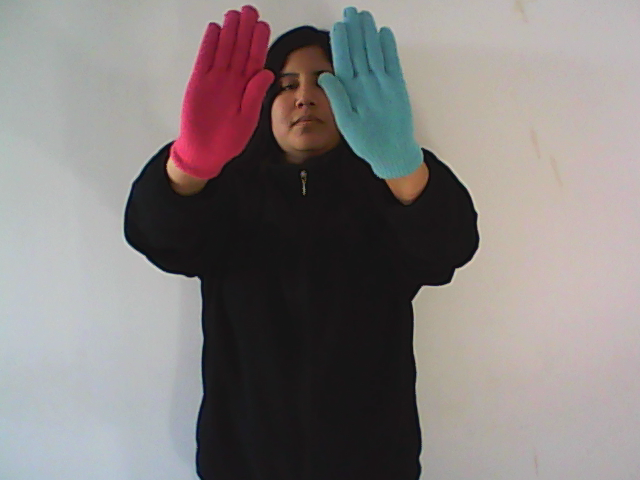
#> input picture lsa16_raw/10_8_1.png, 640 x 480 px; its folder holds 4 pictures in this run
$ jupyter execute --allow-errors Investigacion_LSA16.ipynb
#> lines starting #> are read from the running program, lines starting #| are printed output that depends on the picture; after the words box and inside, x2 and y2 are one past the last pixel; in counts of white or black regions, pixels touching at a corner belong together
# Reconocimiento de Configuraciones Manuales en la Lengua de Señas Argentina
## Comparación entre Clasificación CNN y Detección con YOLOv8 sobre el Dataset LSA16

---

| Campo | Detalle |
|---|---|
| **Materia** | Redes Neuronales |
| **Integrantes** | Julian Santiago Gonzalez Avendaño, Agustin Garcia Smith |
| **Dataset** | LSA16 — Quiroga et al., UNLP (2016, 2017) |
| **Referencia principal** | Quiroga et al. *"A Study of Convolutional Architectures for Handshape Recognition applied to Sign Language"*, CACIC 2017 |
| **Año** | 2026 |

---

## Resumen

Este trabajo reproduce y extiende los experimentos de Quiroga et al. (2017) sobre reconocimiento de configuraciones manuales (*handshapes*) de la Lengua de Señas Argentina usando el dataset LSA16.

El paper de referencia demostró que la **pre-segmentación de la mano** produce un salto de precisión de +12.64 puntos porcentuales (de 83.54% a 96.18% con LeNet). Sin embargo, ese pipeline requería **condiciones de laboratorio controladas**: guantes fluorescentes, fondo blanco e iluminación uniforme.

Nuestra pregunta de investigación es:

> *¿Es posible reemplazar ese costoso paso de segmentación manual con un modelo de detección de objetos moderno (YOLOv8), habilitando así el reconocimiento en condiciones no controladas?*

Para responderla, diseñamos un experimento en tres etapas:
1. **Replicación del baseline**: Entrenamos LeNetLSA16 sobre las imágenes ya segmentadas del dataset (condición ideal del paper).
2. **Demostración de la degradación**: Entrenamos el mismo modelo sobre las imágenes completas con fondo (condición "raw" del paper).
3. **Propuesta YOLO** *(Fase 3)*: Entrenamos YOLOv8 para detectar y clasificar la mano directamente sobre la imagen completa, sin segmentación previa.

---

## Fase 1: Exploración y Preprocesamiento del Dataset LSA16

### 1.1 Descripción del Dataset

El dataset **LSA16** fue presentado por Ronchetti et al. (2016) y utilizado como benchmark en Quiroga et al. (2017). Contiene las **16 configuraciones manuales (*handshapes*) más frecuentes** del léxico de la LSA.

> **Nota terminológica importante:** Las clases de LSA16 **no son letras del abecedario**. Son *handshapes*, es decir, configuraciones estáticas de la mano que, combinadas con movimiento, forman señas con significado semántico completo.

| Índice | Nombre de la clase | Descripción |
|---|---|---|
| 0 | **Five** | Mano abierta, cinco dedos extendidos |
| 1 | **Four** | Cuatro dedos extendidos |
| 2 | **Horns** | Cuernos / gesto de rock |
| 3 | **Curve** | Mano curva |
| 4 | **Fingers together** | Dedos juntos ("montoncito") |
| 5 | **Double** | Doble |
| 6 | **Hook** | Gancho |
| 7 | **Index** | Solo el dedo índice extendido |
| 8 | **L** | Forma de letra L |
| 9 | **Flat Hand** | Mano plana |
| 10 | **Mitten** | Manopla (dedos juntos, rectos) |
| 11 | **Beak** | Pico |
| 12 | **Thumb** | Pulgar arriba |
| 13 | **Fist** | Puño cerrado |
| 14 | **Telephone** | Gesto de "Shaka" / teléfono |
| 15 | **V** | Forma de V / gesto de paz |

**Composición:** 16 clases × 10 sujetos × 5 repeticiones = **800 imágenes** (Sección 2.1, Quiroga et al. 2017).

**Condiciones de captura:** Los sujetos utilizaron **guantes de colores fluorescentes** sobre fondo blanco con iluminación controlada (Sección 2.1, paper 2016). Las imágenes muestran a la persona desde los hombros hacia arriba, con **ambas manos** realizando la configuración simultáneamente.

### 1.2 Estructura de los archivos del dataset

El dataset contiene dos carpetas:

| Carpeta | Contenido | Tamaño |
|---|---|---|
| `lsa16_raw/` | Fotos originales en color (RGB), 640×480 px | 800 archivos |
| `lsa16_segmented_right_hand/` | Crops de la **mano derecha** ya segmentada, escala de grises | 800 archivos |

**Un detalle clave descubierto en la exploración:** Las imágenes en `lsa16_segmented_right_hand` **no son del mismo tamaño que las raw**. Son *recortes independientes* de la mano derecha, con dimensiones variables (aproximadamente 90–260 px). El nombre del archivo es idéntico al correspondiente en `lsa16_raw`.

Esto tiene dos implicaciones importantes:

1. **Para el experimento "segmented"**: La imagen segmentada de la mano *ya es la imagen recortada*. Solo hay que redimensionarla y usarla directamente como entrada a la CNN.
2. **Para el experimento "raw"**: Usamos la imagen completa 640×480.
3. **Para YOLO**: Necesitamos las coordenadas de la mano **dentro de la imagen raw** (640×480). Las extraemos detectando los guantes fluorescentes por color.

**Decisión de diseño sobre las dos manos:** Dado que el dataset solo provee la segmentación de la mano *derecha* (`lsa16_segmented_right_hand`), utilizamos únicamente esa mano como unidad de clasificación. Esto es consistente con el dataset oficial y con Quiroga et al. (2017).

[cell 1]
# ─────────────────────────────────────────────────────────────────────────────
# CELDA 1 — Librerías e importaciones
# ─────────────────────────────────────────────────────────────────────────────
import os
import cv2
import glob
import random
import shutil
import numpy as np
import matplotlib.pyplot as plt
import matplotlib.patches as patches

print("✅ Librerías cargadas.")

# Diccionario de las 16 clases del dataset LSA16 (Quiroga et al., 2017)
LSA16_CLASSES = {
    0:  "Five (mano abierta)",
    1:  "Four (cuatro dedos)",
    2:  "Horns (cuernos)",
    3:  "Curve (mano curva)",
    4:  "Fingers together",
    5:  "Double",
    6:  "Hook (gancho)",
    7:  "Index (índice)",
    8:  "L",
    9:  "Flat Hand (mano plana)",
    10: "Mitten (manopla)",
    11: "Beak (pico)",
    12: "Thumb (pulgar)",
    13: "Fist (puño)",
    14: "Telephone (shaka)",
    15: "V (paz)"
}
LSA16_NAMES = [v.split(' ')[0] for v in LSA16_CLASSES.values()]

RAW_DIR  = 'lsa16_raw'
MASK_DIR = 'lsa16_segmented_right_hand'
OUT_DIR  = 'dataset_yolo'

print(f"   Clases: {LSA16_NAMES}")

### 1.3 Exploración visual del dataset

Antes de cualquier preprocesamiento, visualizamos ejemplos de ambas carpetas para entender la estructura real de los datos. Esto es una práctica de rigor en cualquier proyecto de Machine Learning: nunca asumir el contenido de un dataset sin verificarlo empíricamente.

[cell 2]
# ─────────────────────────────────────────────────────────────────────────────
# CELDA 2 — Exploración visual: raw vs. segmentada para 6 clases
# ─────────────────────────────────────────────────────────────────────────────

clases_muestra = [1, 3, 5, 8, 11, 14]
fig, axes = plt.subplots(2, 6, figsize=(18, 6))
fig.suptitle('Fig. 1 — Contenido del dataset LSA16\n'
             'Fila superior: imagen raw (640×480). Fila inferior: mano derecha segmentada (tamaño variable).',
             fontsize=12, fontweight='bold')

axes[0][0].set_ylabel('Raw (lsa16_raw)', fontsize=9, fontweight='bold')
axes[1][0].set_ylabel('Segmentada (lsa16_segmented_right_hand)', fontsize=9, fontweight='bold')

#> (the rest of this cell did not finish here and is left out)

### 1.4 Estrategia de preprocesamiento

Como se puede observar en la Fig. 1, las imágenes segmentadas **ya contienen solo la región de la mano derecha**, sin el fondo. Son el resultado del pipeline de normalización descrito en la Sección 2.2 del paper 2016 (rotación canónica, corrección de inversión, recorte). Por lo tanto, **las usamos directamente como entrada a la CNN en el experimento "segmentado"**.

Para el experimento YOLO, necesitamos las coordenadas de la mano dentro de la imagen **raw** (640×480). Las calculamos detectando los guantes fluorescentes por umbralización de color en el espacio HSV: los guantes tienen alta saturación y matiz distintivo, lo que permite aislarlos del fondo blanco con alta fiabilidad.

**Sobre la normalización de coordenadas YOLO:** El formato YOLO espera coordenadas normalizadas por las dimensiones de la **imagen raw** (640×480), no por las de la máscara. Esta distinción es crítica para que YOLO entrene correctamente.

[cell 3]
# ─────────────────────────────────────────────────────────────────────────────
# CELDA 3 — Función: detectar bbox del guante en la imagen raw por color HSV
# ─────────────────────────────────────────────────────────────────────────────

def get_bbox_from_raw_hsv(raw_path, saturation_threshold=80):
    """
    Detecta la bounding box del guante fluorescente en la imagen raw (640×480)
    usando umbralización de saturación en el espacio de color HSV.

    El guante fluorescente tiene saturación muy alta (>80 en escala 0-255),
    mientras que el fondo blanco tiene saturación ~0. Esto permite aislar
    la región del guante sin necesidad de la máscara de segmentación.

    Como la persona muestra AMBAS manos, la bbox resultante cubre las dos.
    Para YOLO esto es aceptable: le indicamos dónde está la 'zona de señas'.
    Para la CNN (experimento raw), usamos la imagen completa sin recortar.

    Retorna:
        (xc_norm, yc_norm, w_norm, h_norm) normalizados respecto a 640×480,
        o None si no se detecta guante.
    """
    raw_bgr = cv2.imread(raw_path)
    if raw_bgr is None:
        return None

    hsv = cv2.cvtColor(raw_bgr, cv2.COLOR_BGR2HSV)
    # Máscara de píxeles con saturación alta (guante fluorescente)
    sat_mask = (hsv[:, :, 1] > saturation_threshold).astype(np.uint8) * 255

    # Operaciones morfológicas para rellenar huecos y eliminar ruido pequeño
    kernel = cv2.getStructuringElement(cv2.MORPH_RECT, (5, 5))
    sat_mask = cv2.morphologyEx(sat_mask, cv2.MORPH_CLOSE, kernel)
    sat_mask = cv2.morphologyEx(sat_mask, cv2.MORPH_OPEN, kernel)

    y_coords, x_coords = np.where(sat_mask > 0)
    if len(y_coords) == 0:
        return None

    x_min, x_max = x_coords.min(), x_coords.max()
    y_min, y_max = y_coords.min(), y_coords.max()

    h_img, w_img = raw_bgr.shape[:2]
    xc = (x_min + x_max) / 2 / w_img
    yc = (y_min + y_max) / 2 / h_img
    w  = (x_max - x_min) / w_img
    h  = (y_max - y_min) / h_img

    return xc, yc, w, h


print("✅ Función de detección por color HSV definida.")

### 1.5 Verificación visual del método de detección

Verificamos que el método HSV detecta correctamente la región de los guantes en varias clases antes de aplicarlo masivamente.

[cell 4]
# ─────────────────────────────────────────────────────────────────────────────
# CELDA 4 — Verificación visual de la detección HSV en 6 ejemplos
# ─────────────────────────────────────────────────────────────────────────────

fig, axes = plt.subplots(2, 6, figsize=(18, 6))
fig.suptitle('Fig. 2 — Verificación del método HSV para detección de guantes\n'
             'Fila superior: imagen raw con bbox detectada. Fila inferior: máscara de saturación.',
             fontsize=12, fontweight='bold')

axes[0][0].set_ylabel('Raw + BBox detectada', fontsize=9, fontweight='bold')
axes[1][0].set_ylabel('Máscara de saturación HSV', fontsize=9, fontweight='bold')

#> (the rest of this cell did not finish here and is left out)

Si la figura muestra los bounding boxes (verde) envolviendo correctamente ambas manos en todos los ejemplos, el método HSV es válido para generar las anotaciones de YOLO.

### 1.6 Pipeline de preprocesamiento completo

Ejecutamos el pipeline sobre las 800 imágenes para generar el dataset en formato YOLO.

**División del dataset:** Usamos una partición fija 70% / 15% / 15% con semilla `42` para reproducibilidad. A diferencia del esquema de validación cruzada de Quiroga et al. (2017), elegimos una partición fija porque:
1. Permite comparar CNN y YOLOv8 sobre **exactamente los mismos datos**.
2. Provee un conjunto de validación independiente del test para monitorear el entrenamiento.
3. Es el estándar en la comunidad de deep learning moderno (cf. LeCun et al., 2015).

[cell 5]
# ─────────────────────────────────────────────────────────────────────────────
# CELDA 5 — Pipeline completo: detección HSV + división del dataset
# ─────────────────────────────────────────────────────────────────────────────

if os.path.exists(OUT_DIR):
    shutil.rmtree(OUT_DIR)
for split in ['train', 'val', 'test']:
    os.makedirs(os.path.join(OUT_DIR, 'images', split), exist_ok=True)
    os.makedirs(os.path.join(OUT_DIR, 'labels', split), exist_ok=True)
    os.makedirs(os.path.join(OUT_DIR, 'segmented', split), exist_ok=True)

raw_files = sorted(glob.glob(os.path.join(RAW_DIR, '*.png')))
random.seed(42)
random.shuffle(raw_files)

total     = len(raw_files)
train_end = int(total * 0.70)
val_end   = int(total * 0.85)

split_map = {}
for i, fp in enumerate(raw_files):
    if i < train_end:   split_map[fp] = 'train'
    elif i < val_end:   split_map[fp] = 'val'
    else:               split_map[fp] = 'test'

counts  = {'train': 0, 'val': 0, 'test': 0}
skipped = 0

for raw_path, split in split_map.items():
    filename  = os.path.basename(raw_path)
    mask_path = os.path.join(MASK_DIR, filename)

    bbox = get_bbox_from_raw_hsv(raw_path)
#> in get_bbox_from_raw_hsv, raw_bgr is the input picture: shape (480, 640, 3); mean B, G, R 126.3, 127.3, 133
#> in get_bbox_from_raw_hsv, `sat_mask = (hsv[:, :, 1] > saturation_threshold).astype(np.uint8) * 255`:
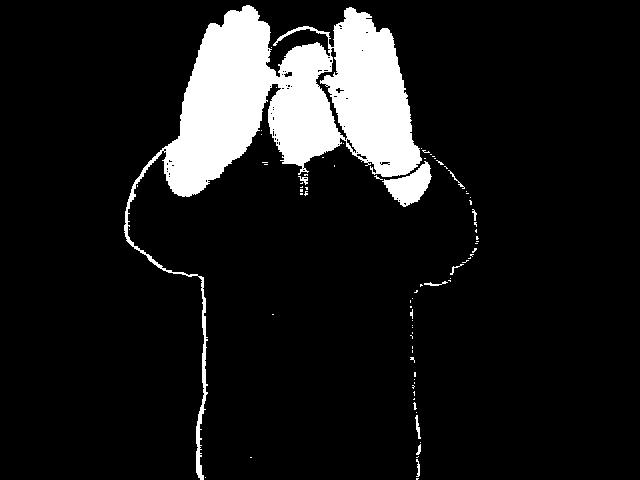
#> sat_mask: shape (480, 640); 10.5% white; 80 white regions (70 under 20 px), largest, box (x1, y1, x2, y2) and area: (124, 5, 422, 480) 30513, (382, 161, 432, 207) 1124, (415, 415, 421, 439) 63
#> in get_bbox_from_raw_hsv, `sat_mask = cv2.morphologyEx(sat_mask, cv2.MORPH_CLOSE, kernel)`:
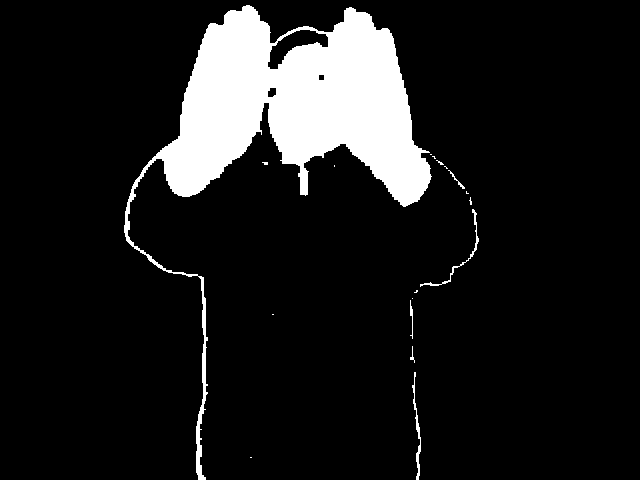
#> sat_mask: shape (480, 640); 11% white; 18 white regions (12 under 20 px), largest, box (x1, y1, x2, y2) and area: (124, 5, 432, 480) 33215, (412, 372, 421, 480) 241, (420, 209, 479, 287) 227, (410, 300, 413, 339) 58, (448, 170, 465, 189) 46, (410, 346, 415, 363) 26
#> in get_bbox_from_raw_hsv, `x_min, x_max = x_coords.min(), x_coords.max()`: x_min = 124; x_max = 430
#> (the rest of the program and of its run is left out)
